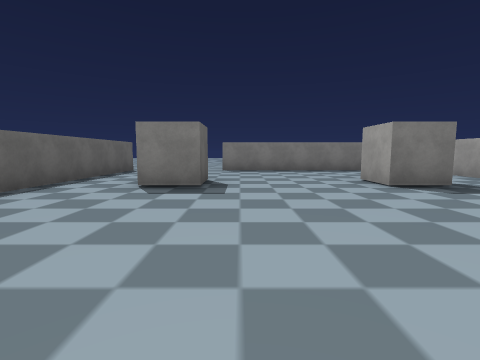
view 1 (above)

13 first-person views from a walk through a Unity game level. The camera is 1.5 m above the floor, tilts 6° down and sees 85° across. The floor is counted in squares, 2.77 m on a side. Each view is taken from the middle of a square. On the plan, view 1 faces up. The plan holds only what a view shows up to about 9 squares ahead; the rest is blank. The place goes on beyond the plan. The player character is not drawn. Some surface patterns are stand-ins.

view 2
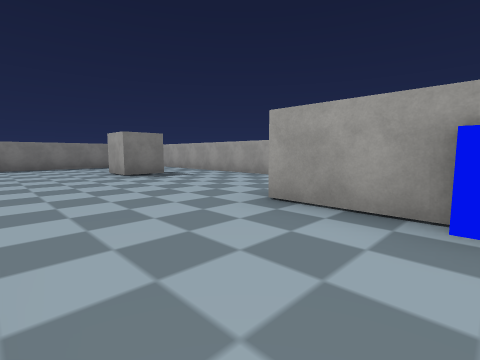

view 3
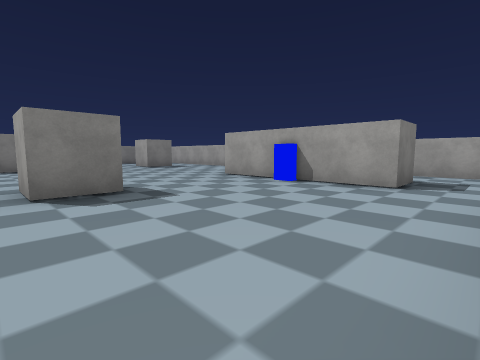

view 4
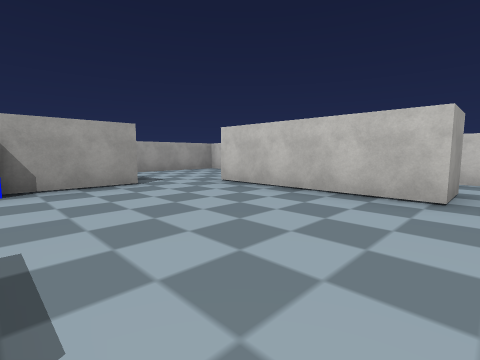

view 5
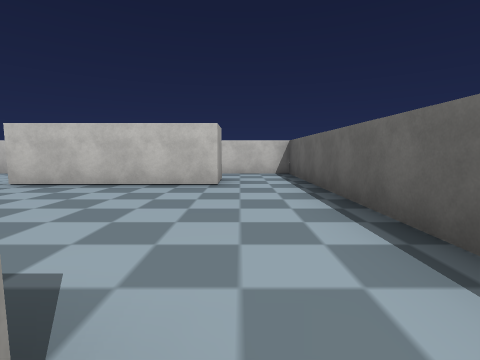

view 6
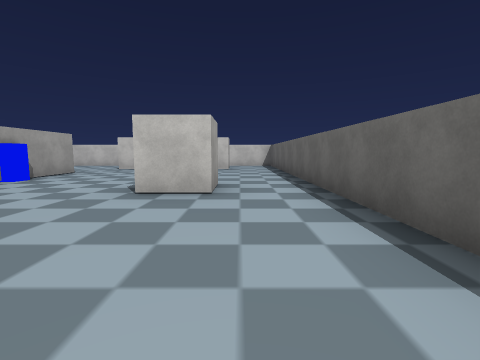

view 7
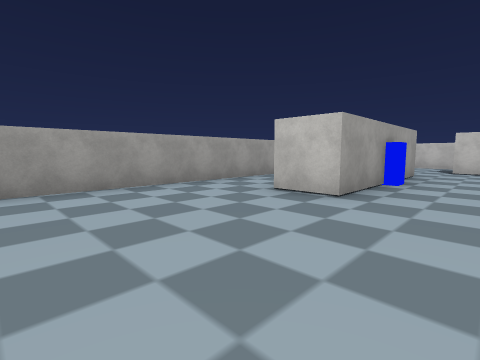

view 8
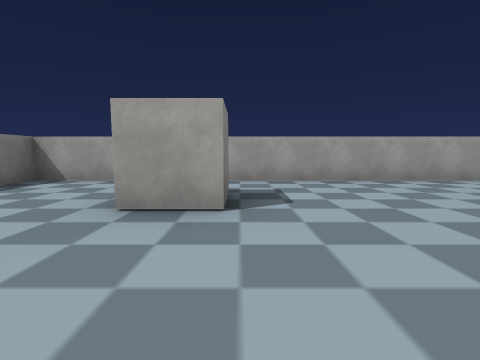

view 9
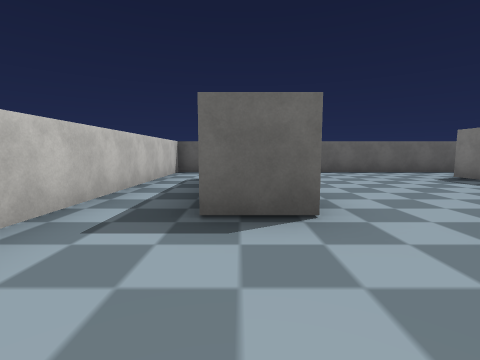

view 10
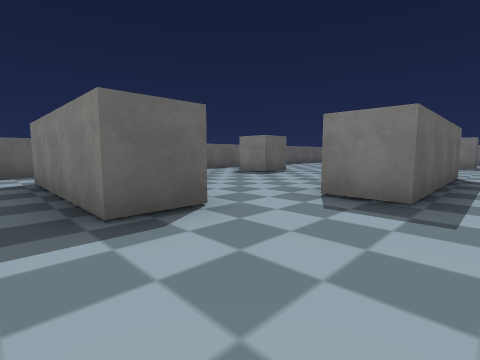

view 11
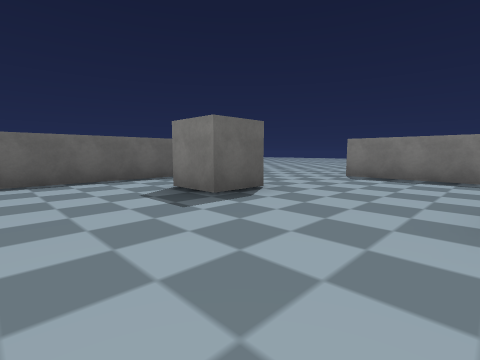

view 12
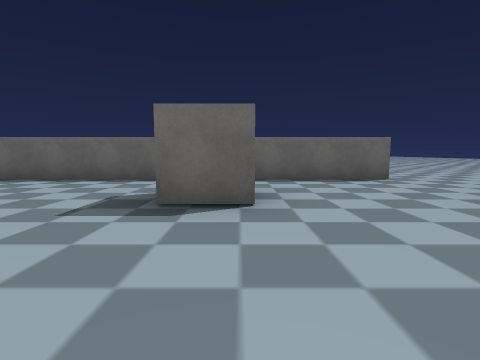

view 13
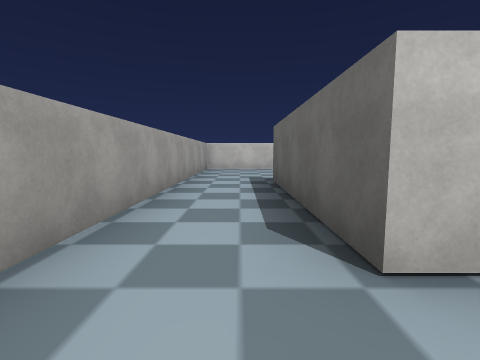

### Floor plan
Points are (right, up) in squares from view 1. A wall is a line through its corners. A room is listed if a view was taken in it or the views show most of it. See-through windows are left out.
Room 1 (views 1, 2, 3, 4, 5, 6, 7, 8, 9, 10, 11, 12, 13)
walls: (2.4, -0.1) (3.4, -0.1) (3.4, -3.9) (2.4, -3.9) (2.4, -0.1); (-0.6, -0.4) (-0.6, -1.4) (-1.6, -1.4) (-1.6, -0.4) (-0.6, -0.4); (3.5, 4.1) (2.4, 4.1) (2.4, 5.2); (1.9, -5.3) (1.9, -6.3) (-1.6, -6.3) (-1.6, -5.3) (1.9, -5.3); (-0.6, 5.2) (-0.6, 4.1) (-1.6, 4.1); (-3.3, 8) (-3.3, -7.7) (5.1, -7.7) (5.1, 8) (-0.6, 8)
ways out: opening at (-1.5, 8.5)
objects: blue block (2, -2)

Where each view was taken, in squares from view 1:
view 1: 0 up, 0 right, facing up
view 2: 2 down, 0 right, facing up-right
view 3: 5 down, 2 left, facing up-right
view 4: 2 down, 2 left, facing down-right
view 5: 1 down, 2 left, facing down
view 6: 3 up, 2 left, facing down
view 7: 3 up, 1 right, facing down-right
view 8: 4 up, 0 right, facing right
view 9: 6 down, 4 right, facing left
view 10: 7 down, 4 right, facing up-left
view 11: 2 up, 2 right, facing up-left
view 12: 5 up, 2 right, facing left
view 13: 1 up, 4 right, facing down
